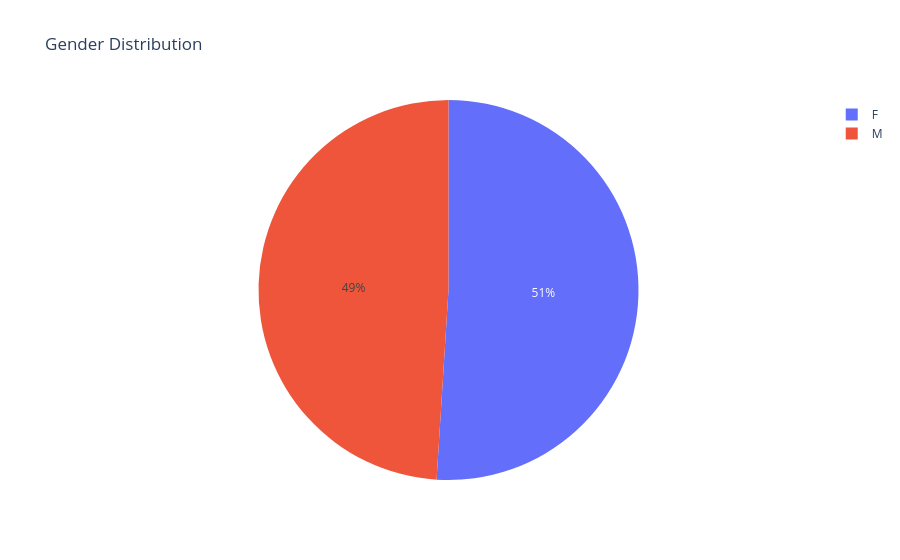

Notebook cell for this chart:
### Code cell
px.pie(student, names="gender", title="Gender Distribution").show()

### Figure 1 — Plotly figure (JSON) as saved in the notebook; plotly's stock layout.template omitted (floating-point values rounded to 4 significant figures)
{"data": [{"domain": {"x": [0, 1], "y": [0, 1]}, "hovertemplate": "gender=%{label}<extra></extra>", "labels": ["F", "M", "F", "F", "M", "F", "M", "F", "M", "F", "F", "F", "M", "M", "F", "F", "F", "M", "M", "F", "M", "F", "F", "F", "F", "F", "F", "M", "M", "M", "M", "F", "M", "M", "M", "M", "F", "M", "M", "M", "F", "F", "F", "F", "M", "M", "M", "M", "M", "F", "M", "F", "M", "M", "M", "F", "F", "M", "M", "F", "F", "F", "M", "F", "M", "M", "M", "F", "M", "F", "M", "F", "M", "M", "M", "F", "M", "F", "F", "M", "F", "F", "F", "F", "M", "M", "F", "F", "F", "F", "M", "F", "F", "M", "F", "F", "M", "M", "F", "M"], "legendgroup": "", "name": "", "showlegend": true, "type": "pie"}], "layout": {"legend": {"tracegroupgap": 0}, "title": {"text": "Gender Distribution"}}}
